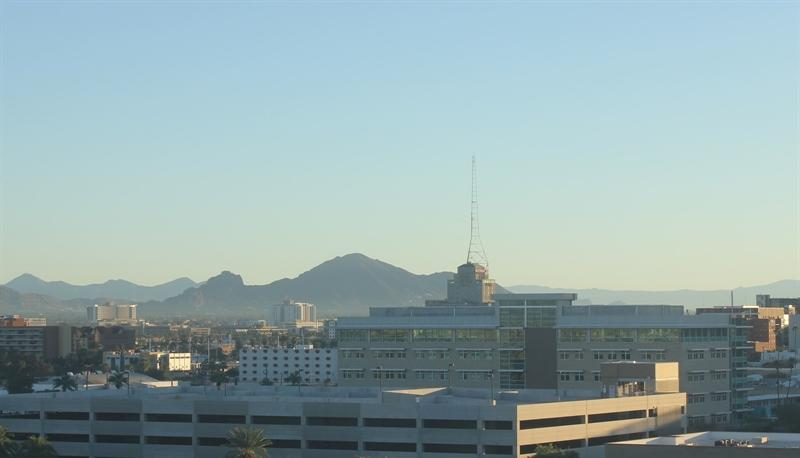
#> input picture image_classifier/training/day/20151101_142050.jpg, 800 x 458 px; its folder holds only this picture in this run
$ jupyter execute --allow-errors ComputerVision_Day8_Image_Classifier.ipynb
#> lines starting #> are read from the running program, lines starting #| are printed output that depends on the picture
# Day and Night Image Classifier

* Dataset : day / night rgb image. 100 day images, 100 night images
* Goal : 두 종류의 이미지에서 구별된 특징을 찾아 분류
* http://mvrl.cs.uky.edu/datasets/
* 입력 > 탐색 > 전처리 > 특성 추출 > 분류

[cell 1]
import cv2
import numpy as np
import matplotlib.pyplot as plt
import matplotlib.image as mpimg

import glob

[cell 2]
### Input
image_dir_train = './image_classifier/training'
image_dir_test = './image_classifier/test/'

[cell 3]
train_images = glob.glob(image_dir_train+'/*/*')
test_images = glob.glob(image_dir_test+'/*/*')
print(len(train_images), len(test_images))

[cell 4]
train_day_images = glob.glob('./image_classifier/training/day/*.jpg')
train_night_images = glob.glob('./image_classifier/training/night/*.jpg')
print(len(train_day_images), len(train_night_images))

[cell 5]
test_day_images = glob.glob('./image_classifier/test/day/*.jpg')
test_night_images = glob.glob('./image_classifier/test/night/*.jpg')
print(len(test_day_images), len(test_night_images))

[cell 6]
ncols=4
figure, ax = plt.subplots(nrows=2, ncols=ncols, figsize=(22, 6))

for i, v in enumerate(train_day_images[:ncols]):
    ax[0][i].imshow(mpimg.imread(v))
    ax[0][i].set_title('day')

for i, v in enumerate(train_night_images[:ncols]):
    ax[1][i].imshow(mpimg.imread(v))
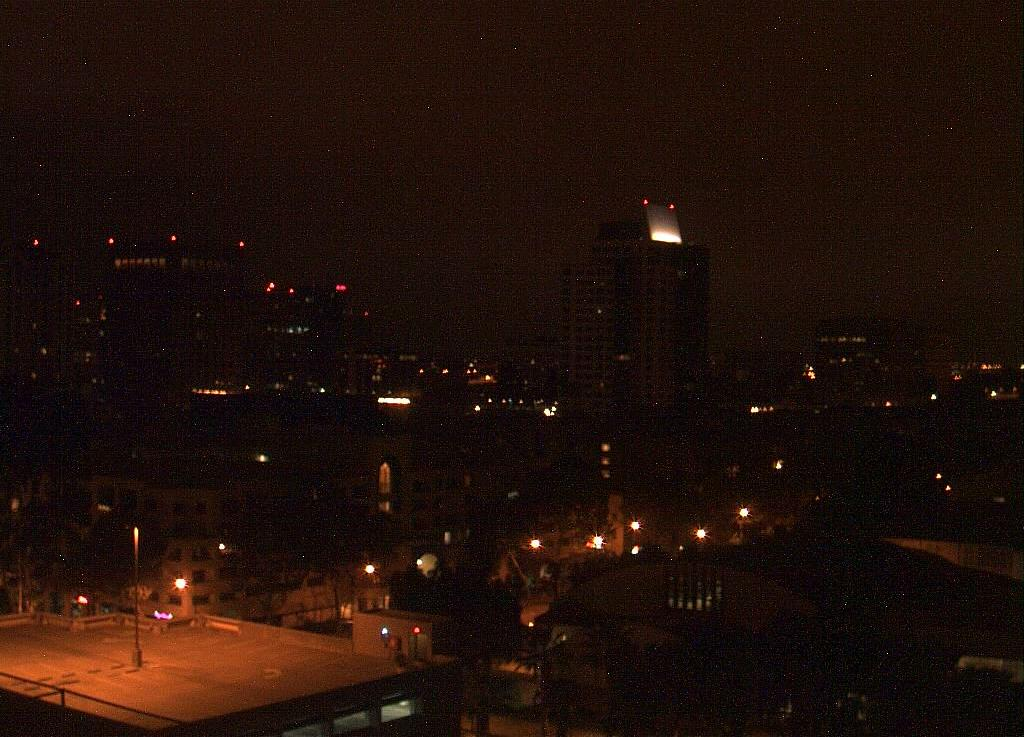
#> input picture image_classifier/training/night/20151101_082503.jpg, 1024 x 737 px
    ax[1][i].set_title('night')

# plt.show()
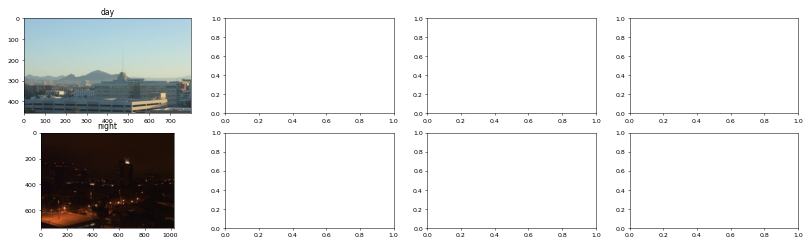
#> figure drawn by matplotlib, 2 panels

[cell 7]
ncols=4
figure, ax = plt.subplots(nrows=2, ncols=ncols, figsize=(22, 6))

for i, v in enumerate(train_day_images[:ncols]):
    rand_i = np.random.randint(0, len(train_day_images))
    image = mpimg.imread(train_day_images[rand_i])
#> image is the input picture: shape (458, 800, 3); mean R, G, B 147.2, 168.7, 170.2
    ax[0][i].imshow(image)
    ax[0][i].set_title('day')

for i, v in enumerate(train_night_images[:ncols]):
    rand_i = np.random.randint(0, len(train_night_images))
    image = mpimg.imread(train_night_images[rand_i])
#> image is the input picture: shape (737, 1024, 3); mean R, G, B 33.9, 16.7, 10.4
    ax[1][i].imshow(image)
    ax[1][i].set_title('night')

### 전처리(Preprocessing)

[cell 8]
# 데이터 적재
import os
def load_dataset(image_dir):
    image_list = []
    image_types = ["day", "night"]

    for image_type in image_types:
        file_path = glob.glob(os.path.join(image_dir, image_type, '*.jpg'))
        for file in file_path:
            image = mpimg.imread(file)
            image_list.append((image, image_type))
    return image_list

[cell 9]
train_image_list = load_dataset(image_dir_train)
#> train_image_list = 2 items
test_image_list = load_dataset(image_dir_test)
#> test_image_list = 2 items

[cell 10]
len(train_image_list)
#> Out = 2

#> (a cell that did not finish here is left out)

[cell 12]
plt.imshow(train_image_list[0][0])

#> (a cell that did not finish here is left out)

[cell 14]
# 표준화(Resize, Label Encoding)
def resize_input(image):
    resized_image = cv2.resize(image, (1200, 600))
    return resized_image

def label_encode(label):
    if label == 'day':
        val = 1
    else:
        val = 0
    return val

[cell 15]
def standard_image(image_list):
    standard_list = []

    for image, label in image_list:
        standard_image = resize_input(image)
        standard_label = label_encode(label)

        standard_list.append([standard_image, standard_label])
#> this loop made 2 passes
#> (label, standard_label) on passes 1 to 2: ('day', 1), ('night', 0)
#> pass 1, in resize_input, `resized_image = cv2.resize(image, (1200, 600))`:
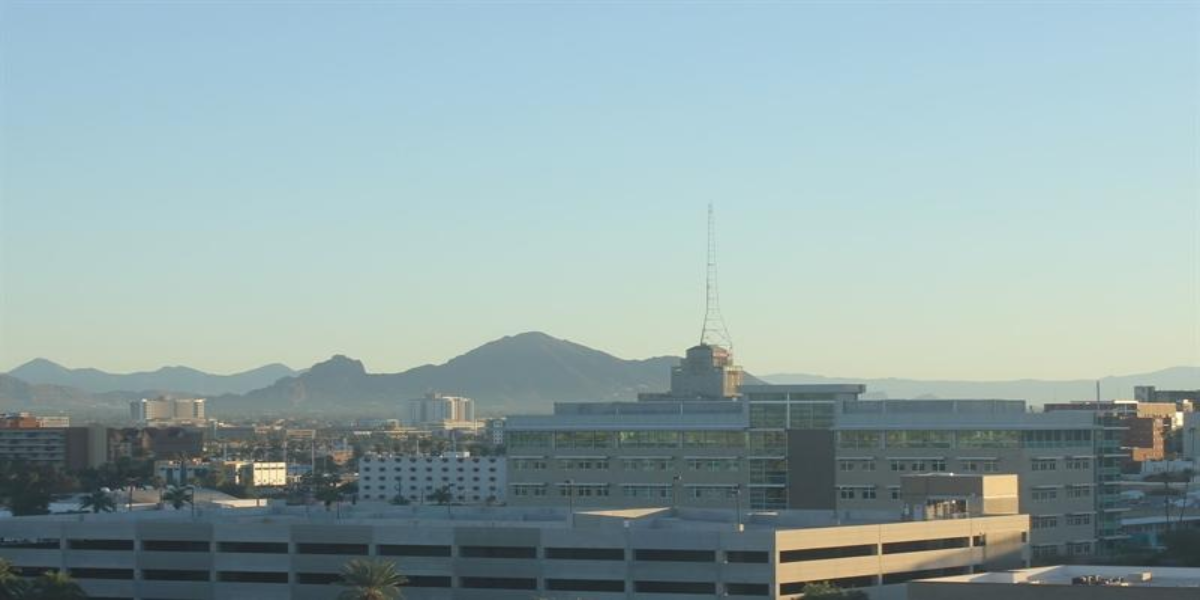
#> resized_image: shape (600, 1200, 3); mean R, G, B 147.1, 168.7, 170.1
#> pass 2, in resize_input (call 2), `resized_image = cv2.resize(image, (1200, 600))`:
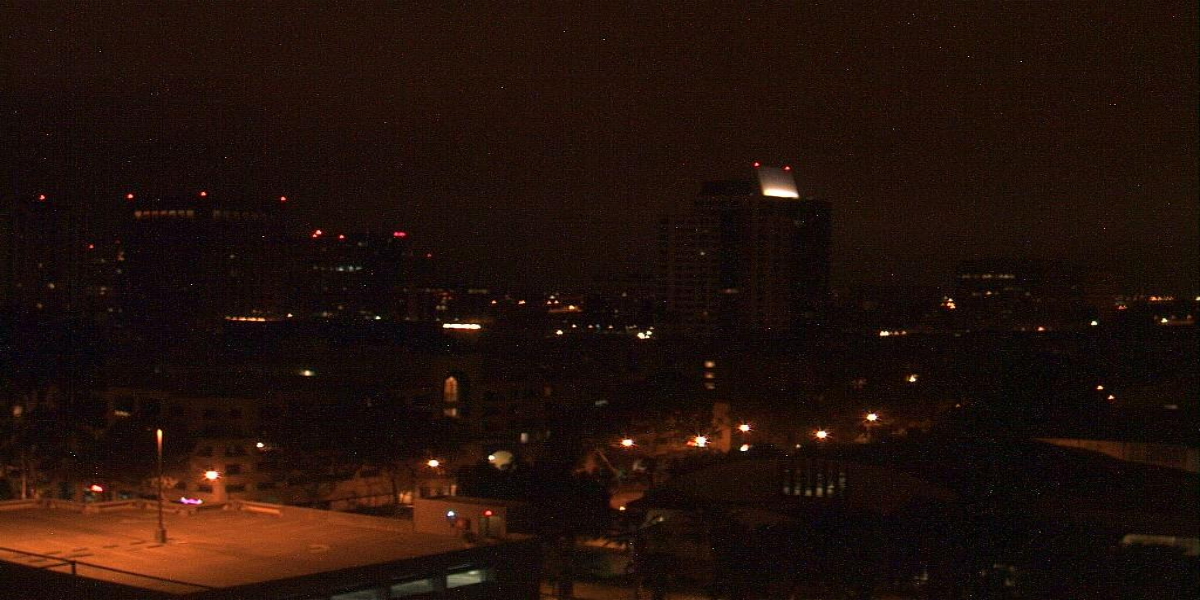
#> resized_image: shape (600, 1200, 3); mean R, G, B 33.7, 16.6, 10.3
#> after the loop, standard_list = 2 items

    return standard_list

[cell 16]
std_train_list = standard_image(train_image_list)
#> std_train_list = 2 items
std_test_list = standard_image(test_image_list)
#> the loop in standard_image (call 2), `for image, label in image_list:` made 2 passes
#> std_test_list = 2 items

len(std_train_list), len(std_test_list)
#> Out = (2, 2)

[cell 17]
# 특성 추출
index = 0
test_image = std_train_list[index][0]
hsv = cv2.cvtColor(test_image, cv2.COLOR_RGB2HSV)
#> hsv: shape (600, 1200, 3); mean H, S, V 85, 46.2, 175.1
h, s, v = cv2.split(hsv)
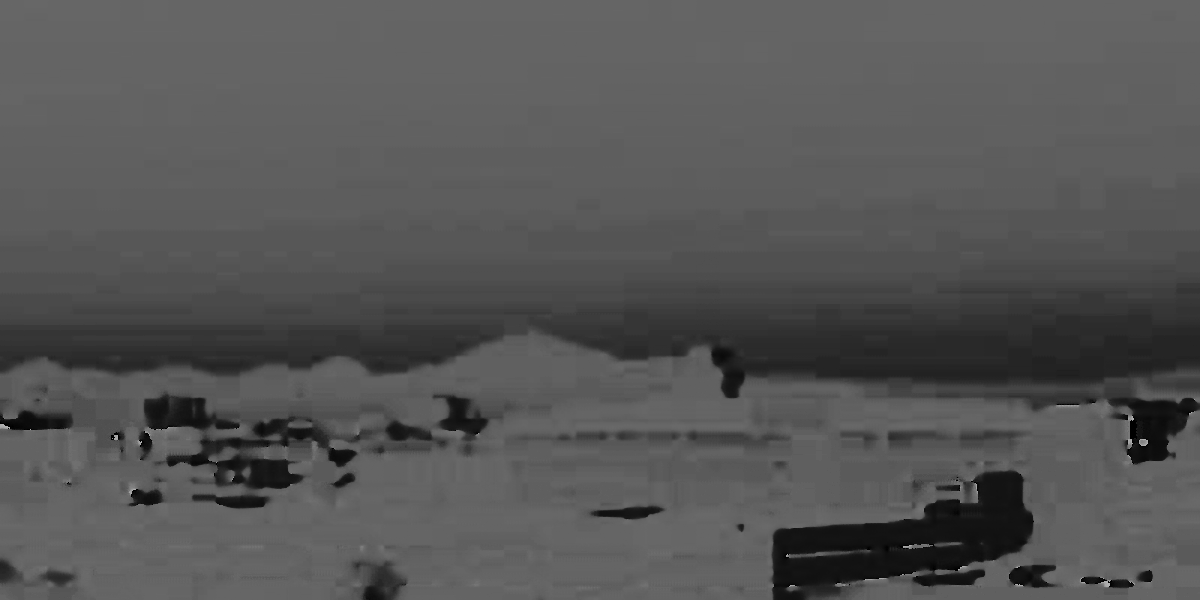
#> h: shape (600, 1200); min 0, max 177, mean 85
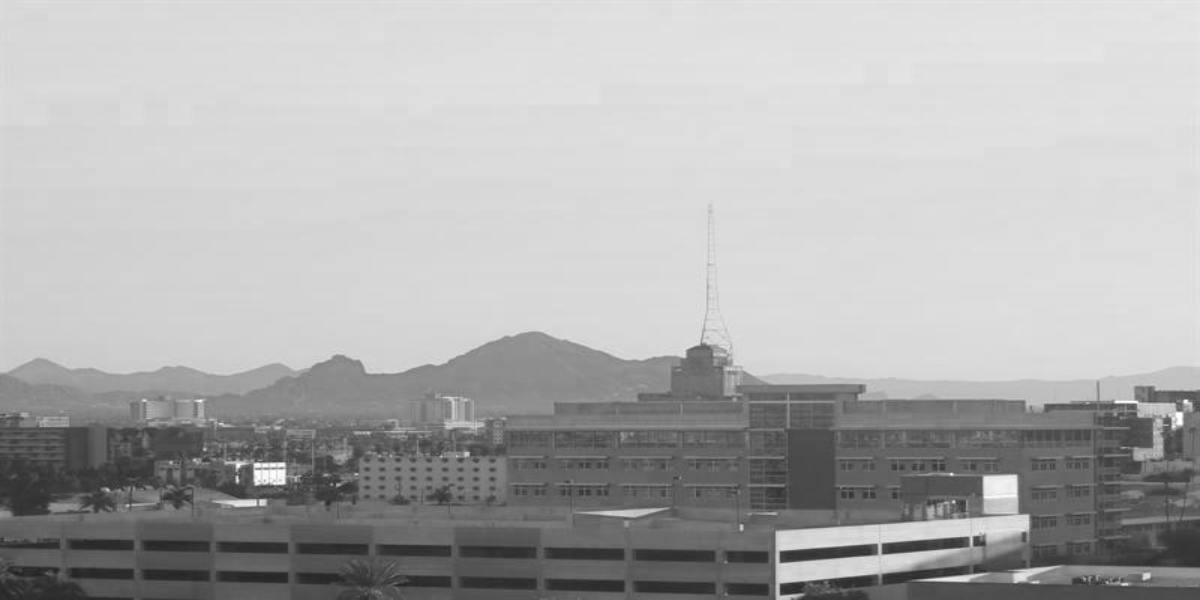
#> v: shape (600, 1200); min 33, max 255, mean 175.1

figure, ax = plt.subplots(nrows=1, ncols=4, figsize=(22, 6))
images = [test_image, h, s, v]
for i in range(4):
    if i > 0:
        ax[i].imshow(images[i], cmap='gray')
    else:
        ax[i].imshow(images[i])

[cell 18]
def average_brightness(image):
    hsv = cv2.cvtColor(image, cv2.COLOR_RGB2HSV)
    h, s, v = cv2.split(hsv)
    return np.sum(v) / (v.shape[0] * v.shape[1])

### 분류

- 평균 밝기값을 기준으로 day 또는 night 인지 예측

[cell 19]
def predict_label(image):
    avg = average_brightness(image)
    threshold = 99
    if avg > threshold:
        predicted_label = 1 # day
    else:
        predicted_label = 0 # night
    return predicted_label

[cell 20]
# 테스트
missclassified_list = []
for i, v in enumerate(std_test_list):
    image, label = v[0], v[1]
    predict = predict_label(image)
    if label != predict:
        missclassified_list.append([image, predict, label, i])
#> this loop made 2 passes
#> (label, avg in predict_label, threshold in predict_label, predicted_label in predict_label, predict) on passes 1 to 2: (1, 175.1, 99, 1, 1), (0, 33.76, 99, 0, 0)
#> pass 2, in average_brightness (call 2), `h, s, v = cv2.split(hsv)`:
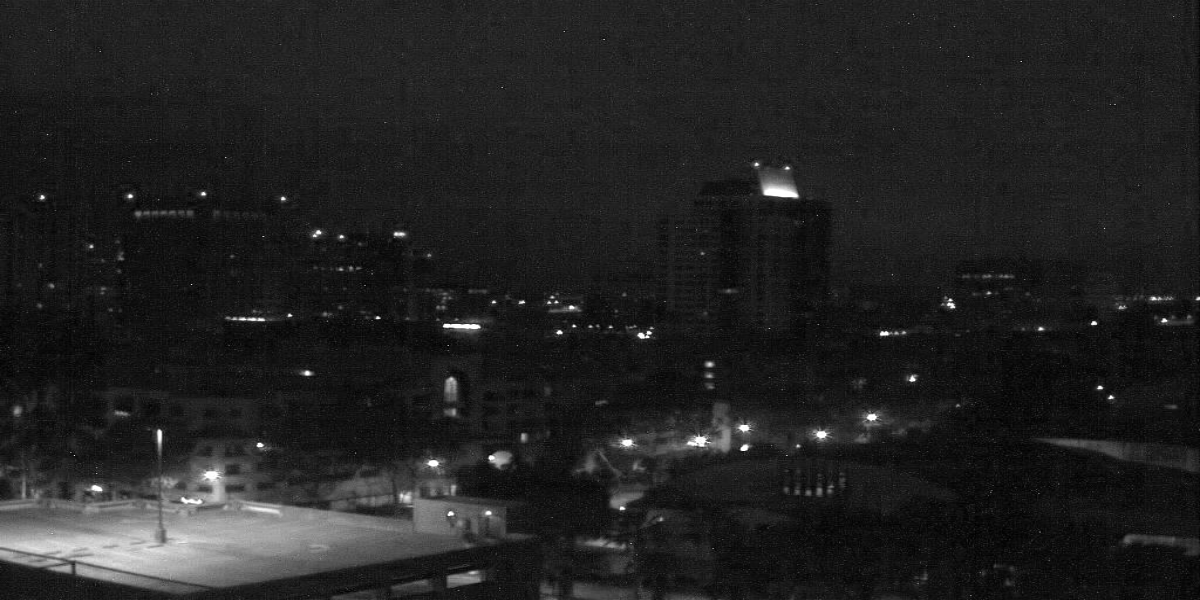
#> v: shape (600, 1200); min 0, max 255, mean 33.8
#> after the loop, missclassified_list = []
len(missclassified_list)
#> Out = 0

[cell 21]
for m in missclassified_list:
    print(average_brightness(m[0]), *m[1:])
#> this loop made 0 passes

[cell 22]
accuracy = (len(std_test_list) - len(missclassified_list)) / len(std_test_list)
#> accuracy = 1
accuracy
#> Out = 1
